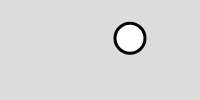
Frame 1 (no input)
Frame 60 (no input): identical to frame 1, image omitted
Frame 120 (the mouse pressed at the canvas centre since frame 60): identical to frame 1, image omitted

The p5.js sketch that drew this single still picture (run headless with seeded random() and noise() and a simulated clock; from frame 60 on, the mouse is pressed at the canvas centre):

// p5.js sketch
// ── sketch.js
function setup() {
  createCanvas(200, 100);
  list = [{x:140,y:314,size:30}];
  
  list.push({x:random(30,width-30),
             y:random(30,height-30),
             size:30})
  
  drag = undefined;
}

function draw() {
  background(220);
  
  for( let p of list)
  {
    drawPoint(p);
  }
}

function drawPoint(p)
{
  strokeWeight(3);
   var d = dist(mouseX,mouseY,p.x,p.y);
  if( d < p.size/2 )    
    ellipse(p.x,p.y,1.5*p.size,1.5*p.size)
  else
    ellipse(p.x,p.y,p.size,p.size)
}


function mousePressed()
{
   for( let p of list)
   {
     var d = dist(mouseX,mouseY,p.x,p.y);
      if(  d<p.size)
        drag = p;
   }
}

function mouseReleased()
{
   drag = undefined; 
}

function mouseDragged()
{
   if( drag )
   {
     drag.x = mouseX;
     drag.y = mouseY;
     
   }
}
